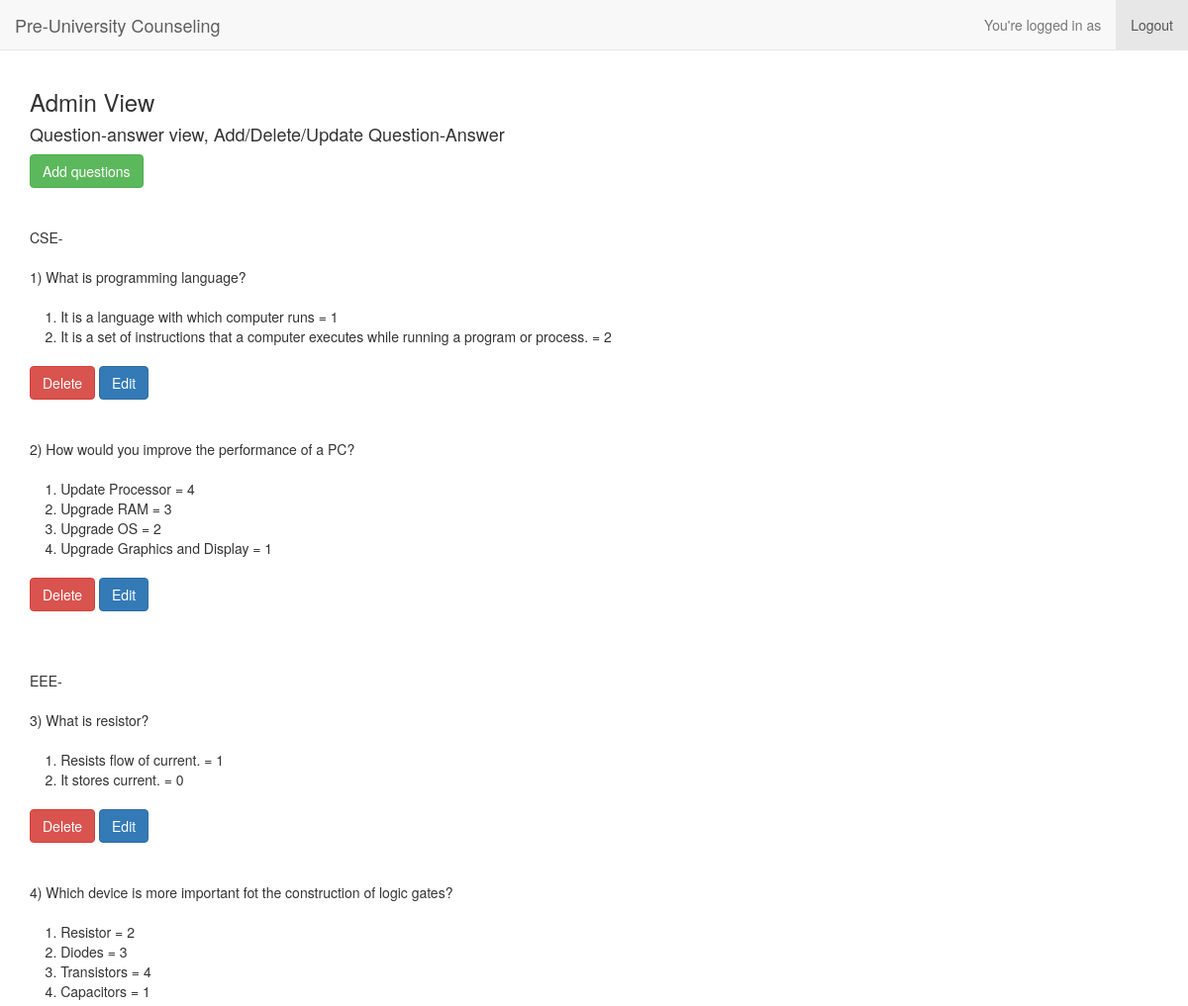
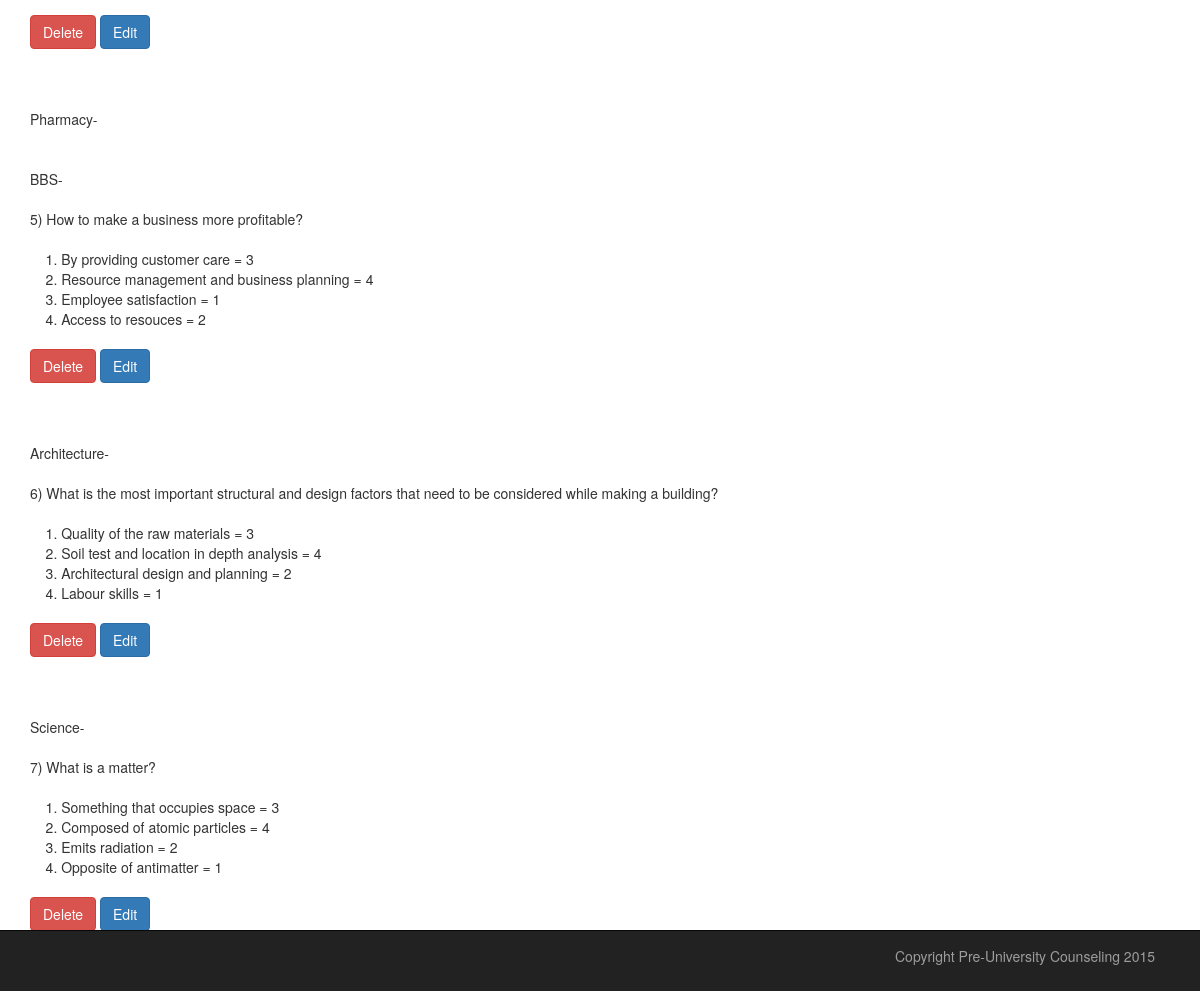
Page /cse470project/adminview.php on the committed database (2 pictures, top to bottom).
### tables this page shows
CREATE TABLE IF NOT EXISTS `department` (
  `Did` int(11) NOT NULL AUTO_INCREMENT,
  `Dname` char(20) NOT NULL,
  PRIMARY KEY (`Did`)
);

### cse470project/adminview.php (the view, shortened to what this page needs)
<!DOCTYPE html>
<html>
    <head>
        <link href="css/bootstrap.min.css" rel="stylesheet">
        <link href="css/custom.css" rel="stylesheet">
<?php
    include_once('headerwhenloggedin.php');
?>
    </head>
    <body>
        <div class="container">
            <?php
                require 'connect.php';
            ?>
            <h3>Admin View</h3>
            <h4>Question-answer view, Add/Delete/Update Question-Answer</h4>
            <a href="addquestions.php" class="btn btn-success" role="button">Add questions</a>
            <br><br>
            <?php
                $keepCount = 1;
                $questionNumber = 1;
                while ( $keepCount <= 6) {
                    $answerNumber = 1;
                    $query1 = mysqli_query($con, "SELECT `question`, `Qid` FROM `question bank` WHERE `Did` = $keepCount");
                    $query2 = mysqli_query($con, "SELECT `Dname` FROM `department` WHERE `Did` = $keepCount");
                    $result2 = mysqli_fetch_assoc($query2);
                    $keepDname = $result2['Dname'];
                    echo "<br>" . $keepDname . "-" . "<br>" . "<br>";
                    while($result1 = mysqli_fetch_array($query1)){
                        $keepQid = $result1['Qid'];
                        echo $questionNumber . ") " .$result1['question'] . "<br>" . "<br>";
                        $query3 = mysqli_query($con, "SELECT `ans`, `Aid`, `point` FROM `answer bank` WHERE `Qid` = $keepQid");
                        while($result3 = mysqli_fetch_array($query3)){
                            echo "&nbsp&nbsp&nbsp&nbsp"  . $answerNumber . ". " .$result3['ans'] . " = " . $result3['point'] . "<br>";
                            $answerNumber++;
                        }
                        $answerNumber = 1;
                        $questionNumber++;
                        ?>  <br>
                            <a href="deletequestions.php" class="btn btn-danger" role="button">Delete</a>
                            <a href="editquestions.php" class="btn btn-primary" role="button">Edit</a>
                            <br><br>
                        <?php
                        echo "<br>";
                    }
                    $keepCount++;
                }
            ?>
        </div>
    </body>
<?php
    include_once('footer.php');
?>
</html>

### cse470project/headerwhenloggedin.php (shortened to what this page needs)
<!DOCTYPE html>
<html lang="en">
<html>
    <head>
        <link href="css/bootstrap.min.css" rel="stylesheet">
        <link href="css/custom.css" rel="stylesheet">
    </head>
<body>
	 <nav class="navbar navbar-default navbar-fixed-top">
      <div class="container-fluid">
      	<div role="navbar-headder">
          <a class="navbar-brand" href="#">Pre-University Counseling</a>
        </div>
        <div class="navbar-collapse collapse" id="myNavbar">
          <ul class="nav navbar-nav navbar-right">
            <li><a href="#"><span>You're logged in as <?php echo $_SESSION["name"]; ?></span></a></li>
            <li class="active"><a href="logout.php"><span>Logout</span></a></li>
          </ul>
        </div>
      </div>
    </nav>
</body>
</html>

### cse470project/footer.php (shortened to what this page needs)
<!DOCTYPE html>
<html lang="en">
<html>
    <head>
        <link href="css/bootstrap.min.css" rel="stylesheet">
        <link href="css/custom.css" rel="stylesheet">
    </head>
<body>
    <div class="navbar navbar-inverse navbar-fixed-bottom">
      <div class="container">
        <div class="navbar-text pull-right">
        <p>Copyright Pre-University Counseling 2015 </p>
        </div>
      </div>
    </div>
</body>
</html>

### cse470project/css/custom.css (style rules this page uses)
body { padding-top: 70px; padding-bottom: 20px; }

### rows in the picture
department: Dname "CSE"
question bank: question "What is programming language?"
answer bank: ans "It is a language with which computer runs", point "1"
answer bank: ans "It is a set of instructions that a computer executes while running a program or process.", point "2"
question bank: question "How would you improve the performance of a PC?"
answer bank: ans "Update Processor", point "4"
answer bank: ans "Upgrade RAM", point "3"
answer bank: ans "Upgrade OS", point "2"
answer bank: ans "Upgrade Graphics and Display", point "1"
department: Dname "EEE"
question bank: question "What is resistor?"
answer bank: ans "Resists flow of current.", point "1"
answer bank: ans "It stores current.", point "0"
question bank: question "Which device is more important fot the construction of logic gates?"
answer bank: ans "Resistor", point "2"
answer bank: ans "Diodes", point "3"
answer bank: ans "Transistors", point "4"
answer bank: ans "Capacitors", point "1"
department: Dname "Pharmacy"
department: Dname "BBS"
question bank: question "How to make a business more profitable?"
answer bank: ans "By providing customer care", point "3"
answer bank: ans "Resource management and business planning", point "4"
answer bank: ans "Employee satisfaction", point "1"
answer bank: ans "Access to resouces", point "2"
department: Dname "Architecture"
question bank: question "What is the most important structural and design factors that need to be considered while making a building?"
answer bank: ans "Quality of the raw materials", point "3"
answer bank: ans "Soil test and location in depth analysis", point "4"
answer bank: ans "Architectural design and planning", point "2"
answer bank: ans "Labour skills", point "1"
department: Dname "Science"
question bank: question "What is a matter?"
answer bank: ans "Something that occupies space", point "3"
answer bank: ans "Composed of atomic particles", point "4"
answer bank: ans "Emits radiation", point "2"
answer bank: ans "Opposite of antimatter", point "1"
